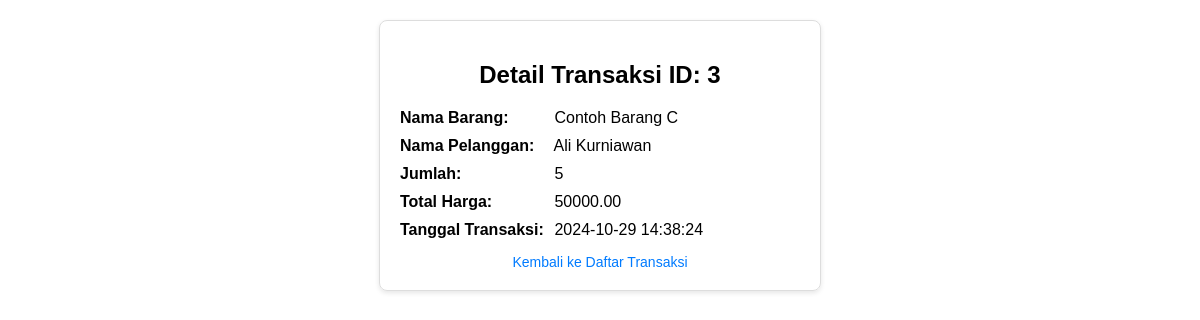
/index.php?controller=transaksi&action=detail&id=3, run on the app's committed database.
### tables this page shows
CREATE TABLE `transaksi` (
  `no` int(11) NOT NULL,
  `id_transaksi` int(11) DEFAULT NULL,
  `kode_barang` varchar(10) DEFAULT NULL,
  `id_pelanggan` varchar(10) DEFAULT NULL,
  `jumlah` int(11) DEFAULT NULL,
  `total_harga` decimal(10,2) DEFAULT NULL,
  `tanggal` datetime DEFAULT NULL
);

CREATE TABLE `produk` (
  `no` int(11) NOT NULL,
  `kode_barang` varchar(10) DEFAULT NULL,
  `nama_barang` varchar(50) DEFAULT NULL,
  `harga` decimal(10,2) DEFAULT NULL,
  `stok` int(11) DEFAULT NULL
);

CREATE TABLE `pelanggan` (
  `no` int(11) NOT NULL,
  `id_pelanggan` varchar(10) DEFAULT NULL,
  `nama_pelanggan` varchar(50) DEFAULT NULL,
  `alamat` varchar(100) DEFAULT NULL
);

### App/controllers/TransaksiController.php (called while the page is built, shortened)
<?php
require_once __DIR__ . '/../models/Transaksi.php';
class TransaksiController
{
    private $transaksiModel;
    public function __construct($db)
    {
        $this->transaksiModel = new Transaksi($db);
    }
    public function detail($id)
    {
        $transaksiDetail = $this->transaksiModel->getDetailTransaksi($id);
        require_once __DIR__ . '/../views/transaksi/detail.php';
    }
}

### App/models/transaksi.php (called while the page is built, shortened)
<?php
class Transaksi
{
    private $db;
    public function __construct($database)
    {
        $this->db = $database;
    }
    public function getDetailTransaksi($id)
    {
        $query = "SELECT t.id_transaksi, p.nama_barang, pel.nama_pelanggan, t.jumlah, t.total_harga, t.tanggal
              FROM transaksi t
              JOIN produk p ON t.kode_barang = p.kode_barang
              JOIN pelanggan pel ON t.id_pelanggan = pel.id_pelanggan
              WHERE t.id_transaksi = :id";
        $stmt = $this->db->prepare($query);
        $stmt->bindParam(':id', $id);
        $stmt->execute();
        return $stmt->fetch(PDO::FETCH_ASSOC);
    }
}

### App/Views/Transaksi/detail.php (the view, shortened to what this page needs)
<!DOCTYPE html>
<html lang="id">
<head>
</head>
<body>
    <div class="form-container">
        <h2>Detail Transaksi ID: <?= htmlspecialchars($transaksiDetail['id_transaksi']) ?></h2>
        <div class="detail-item">
            <strong>Nama Barang:</strong>
            <span><?= htmlspecialchars($transaksiDetail['nama_barang']) ?></span>
        </div>
        <div class="detail-item">
            <strong>Nama Pelanggan:</strong>
            <span><?= htmlspecialchars($transaksiDetail['nama_pelanggan']) ?></span>
        </div>
        <div class="detail-item">
            <strong>Jumlah:</strong>
            <span><?= htmlspecialchars($transaksiDetail['jumlah']) ?></span>
        </div>
        <div class="detail-item">
            <strong>Total Harga:</strong>
            <span><?= htmlspecialchars($transaksiDetail['total_harga']) ?></span>
        </div>
        <div class="detail-item">
            <strong>Tanggal Transaksi:</strong>
            <span><?= htmlspecialchars($transaksiDetail['tanggal']) ?></span>
        </div>
        <a href="index.php?controller=transaksi&action=index" class="back-link">Kembali ke Daftar Transaksi</a>
    </div>
</body>
</html>

### App/Views/Transaksi/detail.php (style rules this page uses)
body { font-family: Arial, sans-serif; margin: 20px; }
.form-container { max-width: 400px; margin: auto; padding: 20px; border: 1px solid #ddd; border-radius: 8px; box-shadow: 0 2px 5px rgba(0, 0, 0, 0.1); }
h2 { text-align: center; font-size: 1.5em; margin-bottom: 20px; }
.detail-item { margin-bottom: 10px; font-size: 1em; }
.detail-item strong { display: inline-block; width: 150px; }
.back-link { display: block; text-align: center; margin-top: 15px; color: #007BFF; text-decoration: none; font-size: 14px; }

### data on the page
transaksi: id_transaksi "3", produk.nama_barang "Contoh Barang C", pelanggan.nama_pelanggan "Ali Kurniawan", jumlah "5", total_harga "50000.00", tanggal "2024-10-29 14:38:24"
